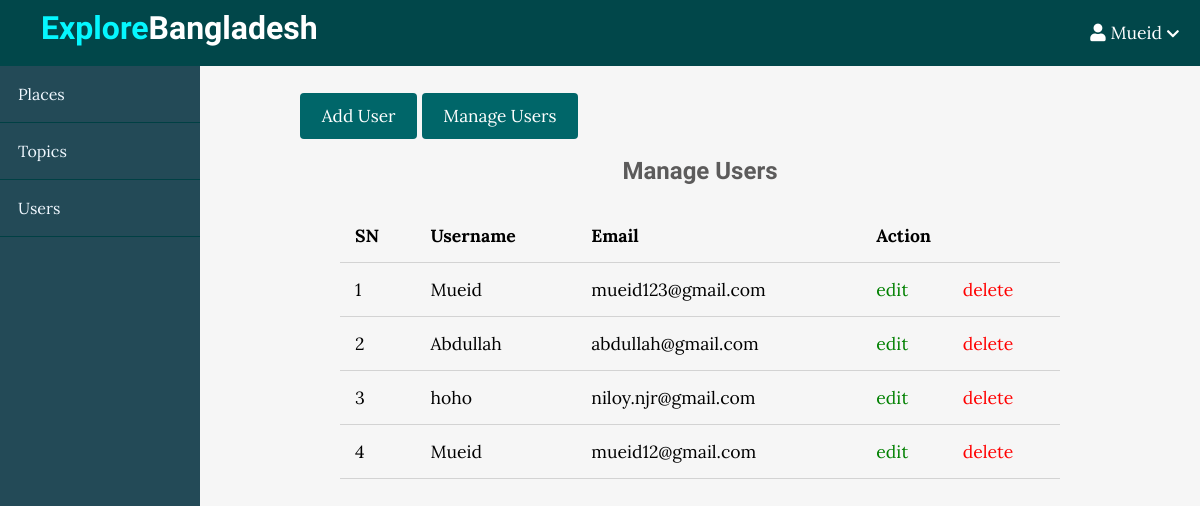
The app's page /admin/users/index.php (signed in) with its own data.
### tables this page shows
CREATE TABLE `users` (
  `id` int(11) NOT NULL,
  `admin` tinyint(4) NOT NULL,
  `username` varchar(255) NOT NULL,
  `email` varchar(255) NOT NULL,
  `password` varchar(255) NOT NULL,
  `created_at` timestamp NOT NULL DEFAULT current_timestamp()
);

### app/controllers/users.php (called while the page is built, shortened)
<?php
include(ROOT_PATH . "/app/database/db.php");
$table = 'users';
$admin_users = selectAll($table);

### app/database/db.php (called while the page is built, shortened)
<?php
require('connect.php');
function selectAll($table, $conditions = [])
{
    global $conn;
    $sql = "SELECT * FROM $table";
    if (empty($conditions)) {
        $stmt = $conn->prepare($sql);
        $stmt->execute();
        $records = $stmt->get_result()->fetch_all(MYSQLI_ASSOC);
        return $records;
    }
}

### admin/users/index.php (the view, shortened to what this page needs)
<?php include(ROOT_PATH . "/app/controllers/users.php");
?>
<!DOCTYPE html>
<html lang="en">
    <head>
        <link rel="stylesheet"
            href="https://use.fontawesome.com/releases/v5.7.2/css/all.css"
>
        <link rel="stylesheet" href="../../assets/css/style.css">
        <link rel="stylesheet" href="../../assets/css/admin.css">
    </head>
    <body>
    <?php include(ROOT_PATH . "/app/includes/adminHeader.php"); ?>
        <div class="admin-wrapper">
        <div class="left-sidebar">
                <ul>
                    <li><a href="<?php echo BASE_URL . '/admin/posts/index.php' ?>">Places</a></li>
                    <li><a href="<?php echo BASE_URL . '/admin/topics/index.php' ?>">Topics</a></li>
                    <li><a href="<?php echo BASE_URL . '/admin/users/index.php' ?>">Users</a></li>
                </ul>
            </div>
            <div class="admin-content">
                <div class="button-group">
                    <a href="create.php" class="btn btn-big">Add User</a>
                    <a href="index.php" class="btn btn-big">Manage Users</a>
                </div>
                <div class="content">
                    <h2 class="page-title">Manage Users</h2>
                    <table>
                        <thead>
                            <th>SN</th>
                            <th>Username</th>
                            <th>Email</th>
                            <th colspan="2">Action</th>
                        </thead>
                        <tbody>
                            <?php foreach ($admin_users as $key => $user): ?>
                                <tr>
                                    <td><?php echo $key + 1; ?></td>
                                    <td><?php echo $user['username']; ?></td>
                                    <td><?php echo $user['email']; ?></td>
                                    <td><a href="edit.php?id=<?php echo $user['id']; ?>" class="edit">edit</a></td>
                                    <td><a href="index.php?delete_id=<?php echo $user['id']; ?>" class="delete">delete</a></td>
                                </tr>
                            <?php endforeach; ?>
                        </tbody>
                    </table>
                </div>
            </div>
        </div>
    </body>
</html>

### assets/css/style.css (style rules this page uses)
* { box-sizing: border-box; }
html, body { height: 100%; padding: 0px; margin: 0px; background: #f6f6f6; font-family: "Lora", serif; }
h1, h2, h3, h4, h5, h6 { font-family: "Candal", serif; color: #5c5b5b; margin: 5px; }
a { text-decoration: none; color: inherit; }
.btn { padding: 0.5rem 1rem; background: #006669; color: white; border: 1px solid transparent; border-radius: 0.25rem; font-size: 1.08em; font-family: "Lora", serif; }
.btn-big { padding: 0.7rem 1.3rem; line-height: 1.3rem; }
.content { width: 90%; margin: 30px auto 30px; }

### assets/css/admin.css (style rules this page uses)
.admin-wrapper { display: flex; height: calc(100% - 66px); }
.admin-wrapper .left-sidebar { flex: 2; height: 100%; background: #234a57; }
.admin-wrapper .left-sidebar ul { list-style: none; margin: 0px; padding: 0px; color: aliceblue; }
.admin-wrapper .left-sidebar ul li a { padding: 18px; display: block; border-bottom: 1px solid #004044; }
.admin-wrapper .admin-content { flex: 8; height: 100%; padding: 40px 100px 100px; overflow-y: scroll; }
.admin-content .page-title { text-align: center; margin-bottom: 1.5rem; }
table { width: 100%; border-collapse: collapse; font-size: 1.1rem; }
th, td { padding: 15px; text-align: left; border-bottom: 1px solid #d3d3d3; }
.edit { color: green; }
.delete { color: red; }

### records on screen
users: username "Mueid", email "mueid123@gmail.com"
users: username "Abdullah", email "abdullah@gmail.com"
users: username "hoho", email "niloy.njr@gmail.com"
users: username "Mueid", email "mueid12@gmail.com"

### other values on screen
$_SESSION['username'] "Mueid"
